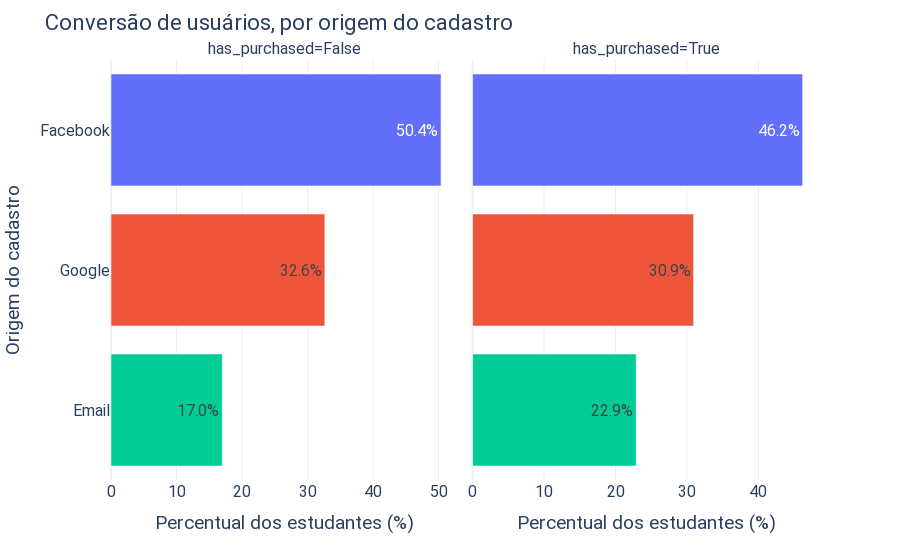

Source (notebook cell):
### Code cell
df = summ_df\
        .groupby(['signup_source', 'has_purchased'], as_index=False)\
        .agg({'student_id':'count'})\
        .sort_values(by='student_id', ascending=False)

df.loc[:, 'total'] = df.groupby(['has_purchased'])['student_id'].transform('sum')
df.loc[:, 'percent'] = 100*df['student_id']/df['total']

fig = px.bar(df, y='signup_source', x='percent', facet_col='has_purchased', color='signup_source')
fig.update_traces(texttemplate='%{x:.1f}%', textposition='auto')
fig.update_xaxes(matches=None, title='Percentual dos estudantes (%)')

fig.update_layout(title='Conversão de usuários, por origem do cadastro', 
                  yaxis_title='Origem do cadastro',
                  showlegend=False
                 )
plot(fig)

### Figure 1 — Plotly figure (JSON) as saved in the notebook; plotly's stock layout.template omitted (floating-point values rounded to 4 significant figures)
{"data": [{"alignmentgroup": "True", "hovertemplate": "signup_source=%{y}<br>has_purchased=False<br>percent=%{x}<extra></extra>", "legendgroup": "Facebook", "marker": {"color": "#636efa"}, "name": "Facebook", "offsetgroup": "Facebook", "orientation": "h", "showlegend": true, "textposition": "auto", "texttemplate": "%{x:.1f}%", "type": "bar", "x": [50.37], "xaxis": "x", "y": ["Facebook"], "yaxis": "y"}, {"alignmentgroup": "True", "hovertemplate": "signup_source=%{y}<br>has_purchased=True<br>percent=%{x}<extra></extra>", "legendgroup": "Facebook", "marker": {"color": "#636efa"}, "name": "Facebook", "offsetgroup": "Facebook", "orientation": "h", "showlegend": false, "textposition": "auto", "texttemplate": "%{x:.1f}%", "type": "bar", "x": [46.18], "xaxis": "x2", "y": ["Facebook"], "yaxis": "y2"}, {"alignmentgroup": "True", "hovertemplate": "signup_source=%{y}<br>has_purchased=False<br>percent=%{x}<extra></extra>", "legendgroup": "Google", "marker": {"color": "#EF553B"}, "name": "Google", "offsetgroup": "Google", "orientation": "h", "showlegend": true, "textposition": "auto", "texttemplate": "%{x:.1f}%", "type": "bar", "x": [32.64], "xaxis": "x", "y": ["Google"], "yaxis": "y"}, {"alignmentgroup": "True", "hovertemplate": "signup_source=%{y}<br>has_purchased=True<br>percent=%{x}<extra></extra>", "legendgroup": "Google", "marker": {"color": "#EF553B"}, "name": "Google", "offsetgroup": "Google", "orientation": "h", "showlegend": false, "textposition": "auto", "texttemplate": "%{x:.1f}%", "type": "bar", "x": [30.92], "xaxis": "x2", "y": ["Google"], "yaxis": "y2"}, {"alignmentgroup": "True", "hovertemplate": "signup_source=%{y}<br>has_purchased=False<br>percent=%{x}<extra></extra>", "legendgroup": "Email", "marker": {"color": "#00cc96"}, "name": "Email", "offsetgroup": "Email", "orientation": "h", "showlegend": true, "textposition": "auto", "texttemplate": "%{x:.1f}%", "type": "bar", "x": [16.99], "xaxis": "x", "y": ["Email"], "yaxis": "y"}, {"alignmentgroup": "True", "hovertemplate": "signup_source=%{y}<br>has_purchased=True<br>percent=%{x}<extra></extra>", "legendgroup": "Email", "marker": {"color": "#00cc96"}, "name": "Email", "offsetgroup": "Email", "orientation": "h", "showlegend": false, "textposition": "auto", "texttemplate": "%{x:.1f}%", "type": "bar", "x": [22.89], "xaxis": "x2", "y": ["Email"], "yaxis": "y2"}], "layout": {"annotations": [{"font": {}, "showarrow": false, "text": "has_purchased=False", "x": 0.245, "xanchor": "center", "xref": "paper", "y": 1, "yanchor": "bottom", "yref": "paper"}, {"font": {}, "showarrow": false, "text": "has_purchased=True", "x": 0.755, "xanchor": "center", "xref": "paper", "y": 1, "yanchor": "bottom", "yref": "paper"}], "barmode": "relative", "font": {"family": "Roboto", "size": 16}, "legend": {"title": {"text": "signup_source"}, "tracegroupgap": 0}, "margin": {"t": 60}, "showlegend": false, "title": {"text": "Conversão de usuários, por origem do cadastro"}, "xaxis": {"anchor": "y", "domain": [0, 0.49], "title": {"text": "Percentual dos estudantes (%)"}}, "xaxis2": {"anchor": "y2", "domain": [0.51, 1], "title": {"text": "Percentual dos estudantes (%)"}}, "yaxis": {"anchor": "x", "categoryarray": ["Email", "Google", "Facebook"], "categoryorder": "array", "domain": [0, 1], "title": {"text": "Origem do cadastro"}}, "yaxis2": {"anchor": "x2", "domain": [0, 1], "matches": "y", "showticklabels": false}}}
